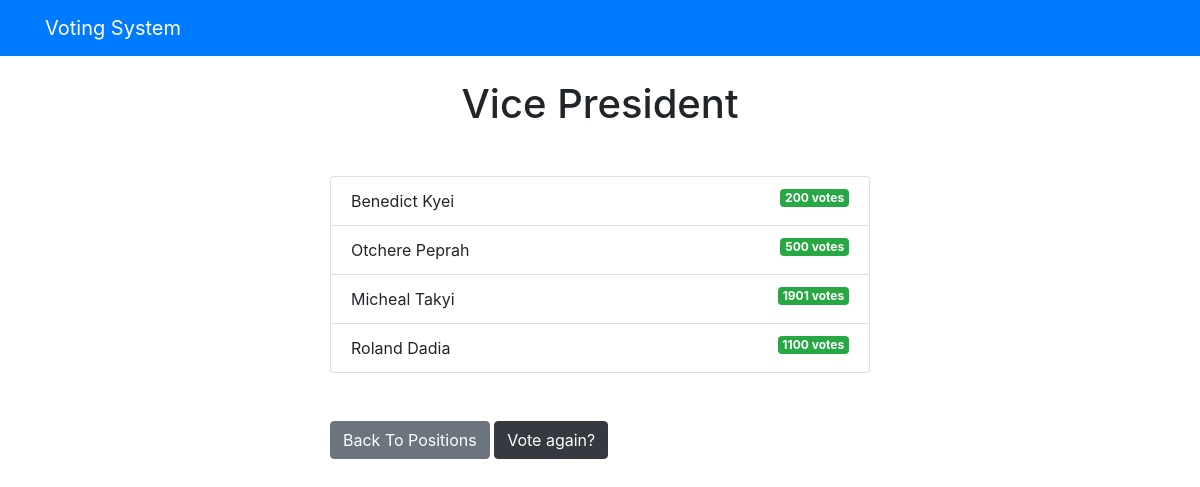
The page /voting/5/results/ on the database its author committed.
### voting/models.py (models this page shows, shortened)
class Question(models.Model):
    question_text = models.CharField(max_length=200)
    pub_date = models.DateTimeField('date published')

class Choice(models.Model):
    question = models.ForeignKey(Question, on_delete=models.CASCADE)
    choice_text = models.CharField(max_length=200)
    votes = models.IntegerField(default=0)

### voting/views.py (the view)
# urls.py: path('<int:question_id>/results/', views.results, name='results'),
def results(request, question_id):
    question = get_object_or_404(Question, pk=question_id)
    return render(request, 'voting/results.html', {'question': question})

### templates/voting/results.html (shortened to what this page needs)
{% extends 'base.html' %}
{% block content %}
<h1 class="mb-5 text-center">{{ question.question_text }}</h1>
<ul class="list-group mb-5">
	{% for choice in question.choice_set.all %}
	<li class="list-group-item">
		{{ choice.choice_text }}  <span class="badge badge-success float-right">{{ choice.votes }} vote{{ choice.votes | pluralize }}</span>
	</li>
	{% endfor %}
</ul>
<a class="btn btn-secondary" href="{% url 'voting:index' %}">Back To Positions</a>
<a class="btn btn-dark" href="{% url 'voting:detail' question.id %}">Vote again?</a>
{% endblock %}

### templates/base.html (shortened to what this page needs)
<!DOCTYPE html>
<html lang="en">
<head>
    <link
      rel="stylesheet"
      href="https://stackpath.bootstrapcdn.com/bootstrap/4.3.1/css/bootstrap.min.css"
    />
</head>
<body>
    {% include 'partials/_navbar.html'%}
    <div class="container">
        <div class="row">
            <div class="col-md-6 m-auto">
                {% block content %}{% endblock %}
            </div>
        </div>
    </div>
</body>
</html>

### templates/partials/_navbar.html
<nav class="navbar navbar-dark bg-primary mb-4">
    <div class="container">
        <a href="/" class="navbar-brand">Voting System</a>
    </div>
</nav>

### rows shown on the page
Question: question_text "Vice President"
Choice: choice_text "Benedict Kyei", votes "200", votes|pluralize "s"
Choice: choice_text "Otchere Peprah", votes "500", votes|pluralize "s"
Choice: choice_text "Micheal Takyi", votes "1901", votes|pluralize "s"
Choice: choice_text "Roland Dadia", votes "1100", votes|pluralize "s"
